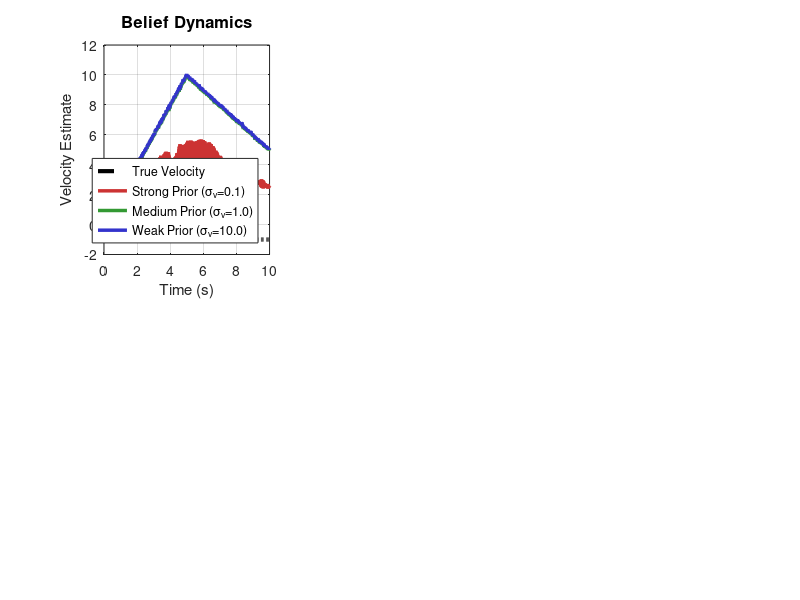

Write the MATLAB code that produced this figure. (Note: this script raises an error after producing the figure.)
% STEP 3: COMPARING STABILITY UNDER DIFFERENT PRIORS
% ====================================================
% This script explores how different prior strengths affect system behavior.
% This is critical for understanding psychiatric modeling:
%   - Strong priors = rigid beliefs (e.g., autism spectrum traits)
%   - Weak priors = unstable beliefs (e.g., psychotic spectrum traits)
%
% EXPERIMENT:
% We test the same sensory input with three different prior strengths
% and compare adaptation speed and stability.

clear; clc; close all;
fprintf('=== STEP 3: PRIOR COMPARISON ===\n\n');

%% Simulation Setup
fprintf('Setting up comparison experiment...\n');

% Time parameters
t_span = [0 10];
dt = 0.01;
t = 0:dt:t_span(2);
N = length(t);

% Sensory input (same as Step 2)
true_velocity = zeros(1, N);
mid = floor(N/2);
true_velocity(1:mid) = 2;
true_velocity(mid+1:end) = -1;
true_position = cumsum(true_velocity) * dt;

% Add noise
sensory_noise_std = 0.05;
x_obs = true_position + sensory_noise_std * randn(1, N);

fprintf('  Sensory input: velocity changes from +2 to -1 at t=5s\n\n');

%% Define Different Prior Strengths
fprintf('Testing three prior configurations:\n');

% Prior strengths to test
sigma_v_values = [0.1, 1.0, 10.0];
labels = {'Strong Prior (σ_v=0.1)', ...
          'Medium Prior (σ_v=1.0)', ...
          'Weak Prior (σ_v=10.0)'};
colors = [0.8 0.2 0.2;    % Red for strong (rigid)
          0.2 0.6 0.2;    % Green for medium
          0.2 0.2 0.8];   % Blue for weak (flexible)

% Interpretation
fprintf('  1. Strong Prior (σ_v = %.1f): Rigid beliefs, slow adaptation\n', sigma_v_values(1));
fprintf('     → Models: Autism spectrum (sensory over-reliance on priors)\n\n');

fprintf('  2. Medium Prior (σ_v = %.1f): Balanced beliefs\n', sigma_v_values(2));
fprintf('     → Models: Typical perception\n\n');

fprintf('  3. Weak Prior (σ_v = %.1f): Flexible but noisy beliefs\n', sigma_v_values(3));
fprintf('     → Models: Psychotic spectrum (volatile predictions)\n\n');

%% Fixed Parameters
sigma_x = 0.1;    % Sensory precision (same for all)
mu_v = 0;         % Expected velocity (stationary)

%% Run Simulations for Each Prior
fprintf('Running simulations');

results = struct();

for j = 1:length(sigma_v_values)
    fprintf('.');
    
    sigma_v = sigma_v_values(j);
    
    % Initialize
    x_est = 0;
    v_est = 0;
    
    % Storage
    x_history = zeros(1, N);
    v_history = zeros(1, N);
    free_energy = zeros(1, N);
    
    % Simulation loop
    for i = 1:N
        x_current = x_obs(i);
        
        % Prediction errors
        epsilon_x = x_current - v_est;
        epsilon_v = v_est - mu_v;
        
        % Update rules
        dx_dt = epsilon_x / sigma_x^2;
        dv_dt = epsilon_x / sigma_x^2 - epsilon_v / sigma_v^2;
        
        % Integrate
        x_est = x_est + dx_dt * dt;
        v_est = v_est + dv_dt * dt;
        
        % Free energy
        F = 0.5 * (epsilon_x^2 / sigma_x^2 + epsilon_v^2 / sigma_v^2);
        
        % Store
        x_history(i) = x_est;
        v_history(i) = v_est;
        free_energy(i) = F;
    end
    
    % Save results
    results(j).sigma_v = sigma_v;
    results(j).x_history = x_history;
    results(j).v_history = v_history;
    results(j).free_energy = free_energy;
    results(j).label = labels{j};
    results(j).color = colors(j,:);
end

fprintf(' Done!\n\n');

%% Visualization: Comparison Plots
fprintf('Generating comparison plots...\n');

figure('Position', [100 100 1600 1000], 'Name', 'Prior Strength Comparison');

% Subplot 1: Velocity inference comparison
subplot(2,3,1);
plot(t, true_velocity, 'k--', 'LineWidth', 3, 'DisplayName', 'True Velocity'); hold on;
for j = 1:length(results)
    plot(t, results(j).v_history, 'LineWidth', 2.5, ...
        'Color', results(j).color, 'DisplayName', results(j).label);
end
xlabel('Time (s)', 'FontSize', 11);
ylabel('Velocity Estimate', 'FontSize', 11);
title('Belief Dynamics', 'FontSize', 12, 'FontWeight', 'bold');
legend('Location', 'southeast', 'FontSize', 9);
grid on; box on;
xline(5, 'k:', 'LineWidth', 1, 'Alpha', 0.3);

% Subplot 2: Adaptation error over time
subplot(2,3,2);
for j = 1:length(results)
    adaptation_error = abs(results(j).v_history - true_velocity);
    plot(t, adaptation_error, 'LineWidth', 2.5, ...
        'Color', results(j).color, 'DisplayName', results(j).label); hold on;
end
xlabel('Time (s)', 'FontSize', 11);
ylabel('|v_{est} - v_{true}|', 'FontSize', 11);
title('Adaptation Speed', 'FontSize', 12, 'FontWeight', 'bold');
legend('Location', 'northeast', 'FontSize', 9);
grid on; box on;
xline(5, 'k:', 'LineWidth', 1, 'Alpha', 0.3);

% Subplot 3: Free energy comparison
subplot(2,3,3);
for j = 1:length(results)
    plot(t, results(j).free_energy, 'LineWidth', 2.5, ...
        'Color', results(j).color, 'DisplayName', results(j).label); hold on;
end
xlabel('Time (s)', 'FontSize', 11);
ylabel('Free Energy', 'FontSize', 11);
title('Model Evidence', 'FontSize', 12, 'FontWeight', 'bold');
legend('Location', 'northeast', 'FontSize', 9);
grid on; box on;
xline(5, 'k:', 'LineWidth', 1, 'Alpha', 0.3);

% Subplot 4: Position tracking
subplot(2,3,4);
plot(t, true_position, 'k--', 'LineWidth', 2, 'DisplayName', 'True'); hold on;
for j = 1:length(results)
    plot(t, results(j).x_history, 'LineWidth', 1.5, ...
        'Color', results(j).color, 'DisplayName', results(j).label);
end
xlabel('Time (s)', 'FontSize', 11);
ylabel('Position', 'FontSize', 11);
title('Position Tracking', 'FontSize', 12, 'FontWeight', 'bold');
legend('Location', 'northwest', 'FontSize', 9);
grid on; box on;

% Subplot 5: Zoom on adaptation period (t = 4.5 to 6.5)
subplot(2,3,5);
zoom_idx = (t >= 4.5) & (t <= 6.5);
plot(t(zoom_idx), true_velocity(zoom_idx), 'k--', 'LineWidth', 3, 'DisplayName', 'True'); hold on;
for j = 1:length(results)
    plot(t(zoom_idx), results(j).v_history(zoom_idx), 'LineWidth', 2.5, ...
        'Color', results(j).color, 'DisplayName', results(j).label);
end
xlabel('Time (s)', 'FontSize', 11);
ylabel('Velocity', 'FontSize', 11);
title('Adaptation Period (Zoomed)', 'FontSize', 12, 'FontWeight', 'bold');
legend('Location', 'northeast', 'FontSize', 9);
grid on; box on;
xline(5, 'k:', 'LineWidth', 1.5);

% Subplot 6: Variance in velocity estimates (stability)
subplot(2,3,6);
window = 50;  % 0.5 second window (50 samples)
v_variance = zeros(length(results), N - window + 1);
for j = 1:length(results)
    for i = 1:(N - window + 1)
        v_variance(j, i) = var(results(j).v_history(i:i+window-1));
    end
end
t_var = t(1:N-window+1);
for j = 1:length(results)
    plot(t_var, v_variance(j,:), 'LineWidth', 2.5, ...
        'Color', results(j).color, 'DisplayName', results(j).label); hold on;
end
xlabel('Time (s)', 'FontSize', 11);
ylabel('Variance (0.5s window)', 'FontSize', 11);
title('Belief Stability', 'FontSize', 12, 'FontWeight', 'bold');
legend('Location', 'northeast', 'FontSize', 9);
grid on; box on;

sgtitle('Effect of Prior Strength on Predictive Coding', ...
    'FontSize', 14, 'FontWeight', 'bold');

%% Quantitative Comparison
fprintf('\nQuantitative Analysis:\n');
fprintf('%-25s | %10s | %10s | %10s\n', 'Prior Type', 'Adapt Time', 'Final Error', 'Avg Variance');
fprintf('%s\n', repmat('-', 1, 70));

change_idx = mid + 1;    % first index after change (t ≈ 5s)
post_change = change_idx:N;

for j = 1:length(results)
    % Adaptation time (to within 20% of true value)
    vel_error = abs(results(j).v_history(post_change) - true_velocity(post_change));
    threshold = 0.2 * abs(true_velocity(change_idx) - true_velocity(change_idx-1));
    adapted_idx = find(vel_error < threshold, 1);
    
    if ~isempty(adapted_idx)
        adapt_time = adapted_idx * dt;
    else
        adapt_time = inf;
    end
    
    % Final velocity error
    final_error = abs(results(j).v_history(end) - true_velocity(end));
    
    % Average variance (stability measure) using 50-sample non-overlapping windows
    vh = results(j).v_history(post_change);
    win = 50;
    m = numel(vh);
    nwin = floor(m / win);
    if nwin > 0
        data = reshape(vh(1:nwin*win), win, nwin);  % each column is one window
        avg_variance = mean(var(data, 0, 1));       % variance per window, then average
    else
        avg_variance = var(vh);                    % fallback for very short vectors
    end
    
    fprintf('%-25s | %8.2fs | %10.4f | %10.6f\n', ...
        results(j).label, adapt_time, final_error, avg_variance);
end

%% Psychiatric Modeling Interpretation
fprintf('\n=== PSYCHIATRIC MODELING INTERPRETATION ===\n\n');

fprintf('STRONG PRIOR (σ_v = %.1f):\n', sigma_v_values(1));
fprintf('  • Slow to update beliefs despite clear sensory evidence\n');
fprintf('  • Models: Autism spectrum (over-reliance on predictions)\n');
fprintf('  • Clinical: Difficulty adapting to change, rigid thinking\n');
fprintf('  • Advantage: Stable in noisy environments\n\n');

fprintf('MEDIUM PRIOR (σ_v = %.1f):\n', sigma_v_values(2));
fprintf('  • Balanced adaptation and stability\n');
fprintf('  • Models: Typical perception\n');
fprintf('  • Optimal trade-off between flexibility and noise\n\n');

fprintf('WEAK PRIOR (σ_v = %.1f):\n', sigma_v_values(3));
fprintf('  • Rapid adaptation but volatile estimates\n');
fprintf('  • Models: Psychotic spectrum (weak prior beliefs)\n');
fprintf('  • Clinical: Hallucinations, delusions (sensory over-reliance)\n');
fprintf('  • Disadvantage: Susceptible to noise, instability\n\n');

%% Save Results
fprintf('Saving comparison results...\n');
save('prior_comparison_results.mat', 'results', 't', 'true_velocity', 'sigma_v_values');

fprintf('\n=== STEP 3 COMPLETE ===\n');
fprintf('Key findings:\n');
fprintf('  1. Prior strength controls adaptation vs. stability trade-off\n');
fprintf('  2. Strong priors → slow but stable (autism-like)\n');
fprintf('  3. Weak priors → fast but noisy (psychosis-like)\n');
fprintf('  4. Psychiatric conditions can be modeled as prior imbalances\n\n');
fprintf('Next: Run step4_ode45_version.m for high-precision simulation.\n');
